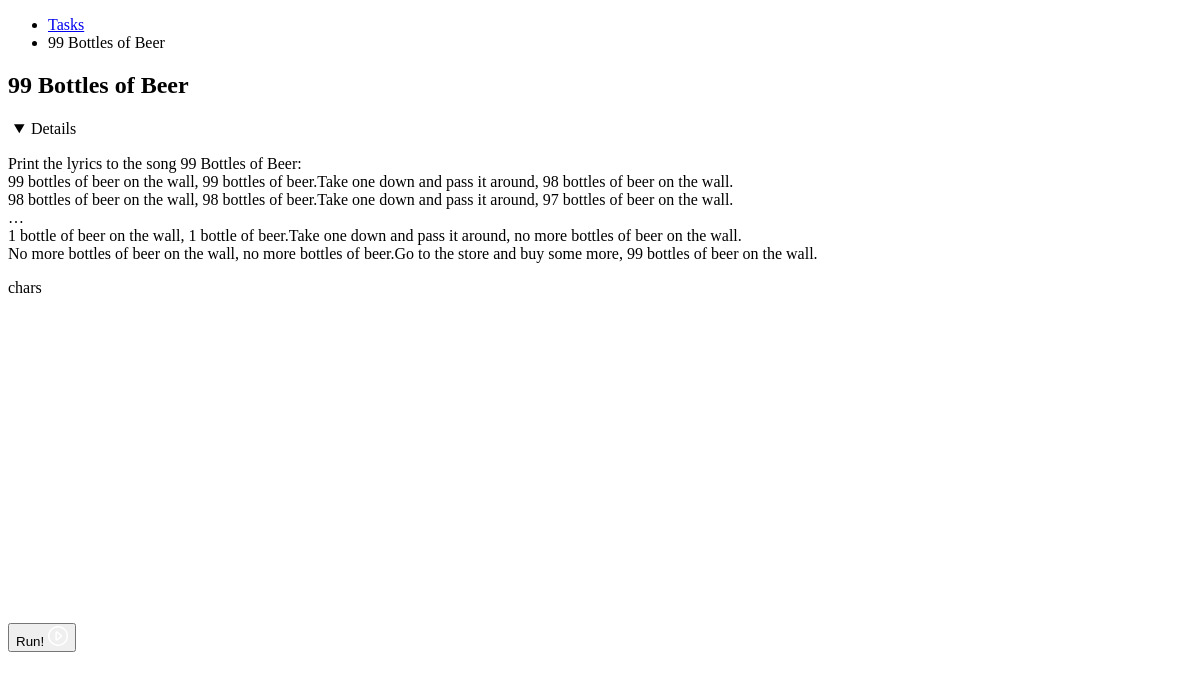
The page /game/1/ on the database its author committed.
### game/models.py (models this page shows, shortened)
class Task(models.Model):
    title = models.CharField(max_length=255, verbose_name="Название")
    description = models.TextField(verbose_name="Описание")
    expected_output = models.TextField(verbose_name="Ожидаемый вывод", default='')
    example_code = models.TextField('Код примера', default='')
    class Meta:
        verbose_name = "Задача"
        verbose_name_plural = "Задачи"

### game/views.py (the view, shortened to what this page needs)
# urls.py: path("<slug:pk>/", csrf_exempt(views.CodegolfPageView.as_view()), name="game_task"),
class CodegolfPageView(DetailView):
    model = Task
    template_name = 'id.html'
    context_object_name = 'task'
    def get_context_data(self, **kwargs):
        context = super().get_context_data(**kwargs)
        context.update({
            'code_languages': CODE_LANGUAGES
        })
        return context

### templates/id.html (shortened to what this page needs)
<!DOCTYPE html>
<html lang="en">
<head>
  <link rel="stylesheet" href="https://cdn.pvs-studio.com/static/vite/css/main.css">
  <link rel="stylesheet" href="/static/indexPage.css">
  <link rel="stylesheet" href="/static/style.css">
</head>
<body>
  <section id="breadcrumbs" class="bg-brand-gray-500 clr-neutral-100">
    <div class="container">
        <ul class="breadcrumbs">
            <li><a href="/game/">Tasks</a></li>
            <li style="color: var(--pvs-clr-neutral-300);">{{ task.title }}</li>
        </ul>
    </div>
  </section>
  <section class="section" data-type="secondary" data-first="true">
    <div class="container">
      <h1 class="heading-1 mb-2">{{ task.title }}</h1>
      <details open="open" class="mb-10">
        <summary>Details</summary>
        <p class="mt-2">{{ task.description|safe }}</p>
      </details>
      <form action="{{ request.path }}" id="form-codegolf" method="POST">
        <p> chars</p>
        <div id="editor" style="height: 300px; margin-bottom: 10px;"></div>
        <div class="row">
          <div class="col-12 col-md-4 col-lg-3">
            <button class="button w-100" data-type="secondary" type="submit" id="submit">
              <span>Run!</span>
            </button>
          </div>
        </div>
      </form>
    </div>
  </section>
</body>
</html>

### static/indexPage.css (style rules this page uses)
summary { padding-inline:5px;border:1px dashed #fff;cursor:pointer }
:host,:root { --d2h-bg-color:#fff;--d2h-border-color:#ddd;--d2h-dim-color:rgba(0,0,0,.3);--d2h-line-border-color:#eee;--d2h-file-header-bg-color:#f7f7f7;--d2h-file-header-border-color:#d8d8d8;--d2h-empty-placeholder-bg-color:#f1f1f1;--d2h-empty-placeholder-border-color:#e1e1e1;--d2h-selected-color:#c8e1ff;--d2h-ins-bg-color:#dfd;--d2h-ins-border-color:#b4e2b4;--d2h-ins-highlight-bg-color:#97f295;--d2h-ins-label-color:#399839;--d2h-del-bg-color:#fee8e9;--d2h-del-border-color:#e9aeae;--d2h-del-highlight-bg-color:#ffb6ba;--d2h-del-label-color:#c33;--d2h-change-del-color:#fdf2d0;--d2h-change-ins-color:#ded;--d2h-info-bg-color:#f8fafd;--d2h-info-border-color:#d5e4f2;--d2h-change-label-color:#d0b44c;--d2h-moved-label-color:#3572b0;--d2h-dark-color:#e6edf3;--d2h-dark-bg-color:#0d1117;--d2h-dark-border-color:#30363d;--d2h-dark-dim-color:#6e7681;--d2h-dark-line-border-color:#21262d;--d2h-dark-file-header-bg-color:#161b22;--d2h-dark-file-header-border-color:#30363d;--d2h-dark-empty-placeholder-bg-color:hsla(215,8%,47%,.1);--d2h-dark-empty-placeholder-border-color:#30363d;--d2h-dark-selected-color:rgba(56,139,253,.1);--d2h-dark-ins-bg-color:rgba(46,160,67,.15);--d2h-dark-ins-border-color:rgba(46,160,67,.4);--d2h-dark-ins-highlight-bg-color:rgba(46,160,67,.4);--d2h-dark-ins-label-color:#3fb950;--d2h-dark-del-bg-color:rgba(248,81,73,.1);--d2h-dark-del-border-color:rgba(248,81,73,.4);--d2h-dark-del-highlight-bg-color:rgba(248,81,73,.4);--d2h-dark-del-label-color:#f85149;--d2h-dark-change-del-color:rgba(210,153,34,.2);--d2h-dark-change-ins-color:rgba(46,160,67,.25);--d2h-dark-info-bg-color:rgba(56,139,253,.1);--d2h-dark-info-border-color:rgba(56,139,253,.4);--d2h-dark-change-label-color:#d29922;--d2h-dark-moved-label-color:#3572b0 }

### static/style.css (style rules this page uses)
summary { padding-inline: 5px; border: 1px dashed #fff; cursor: pointer; }

### rows shown on the page
Task: title "99 Bottles of Beer", description "Print the lyrics to the song 99 Bottles of Beer: 99 bottles of beer on the wall, 99 bottles of beer.Take one down and pass it around, 98 bottles of beer on the wall. 98 bottles of beer on the wall, 98 bottles of beer.Take one down and pass it around, 97 bottles of beer on the wall. … 1 bottle of beer on the wall, 1 bottle of beer.Take one down and pass it around, no more bottles of beer on the wall. No more bottles of beer on the wall, no more bottles of beer.Go to the store and buy some more, 99 bottles of beer on the wall."
